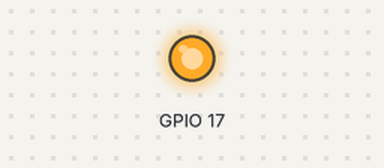
Bench run of a program on a simulated Raspberry Pi (BCM pin numbers), started with the argument 17. Shown: output pins drawn as LEDs (lit = HIGH). What the program prints to the terminal is not drawn. At 0.0 s the program stops and its outputs stay as they are.

Above: at 0.1 s.
Timing chart, 0 to 1.5 s (numbered marks = the images above):
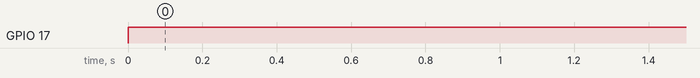

Measured:
- by itself, GPIO 17: LOW → HIGH at 0.00 s

The program:

gpio.py
```python
#!/usr/bin/python
import RPi.GPIO as GPIO
import sys
import time

GPIO.setmode(GPIO.BCM)
GPIO.setwarnings(False)
WHICH_PIN=int(sys.argv[1])
GPIO.setup(WHICH_PIN,GPIO.OUT)
print "Turning ON PIN: "+sys.argv[1]
GPIO.output(WHICH_PIN,GPIO.HIGH)
```
